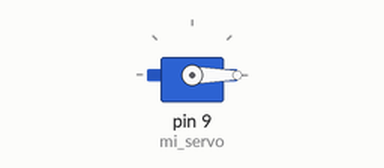
This sketch was run on a simulated Arduino Uno, built with avr-gcc and run on an emulated ATmega328P. On the bench: servo.

Above: at 0.05 s.
Timing chart, 0 to 4.6 s (numbered marks = the images above):
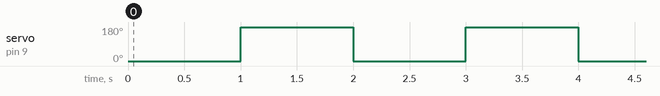

Measured:
- by itself, servo on pin 9 (mi_servo): alternates 180° for 1.0 s and 0° for 1.0 s

The sketch:

servo.ino
```cpp
#include <Servo.h>

Servo mi_servo;

void setup() {
  Serial.begin(9600);
  mi_servo.attach(9);
}

void loop() {
  mi_servo.write(0);
  delay(1000);
  mi_servo.write(180);
  // Esperamos 1 segundo
  delay(1000);
}
```
